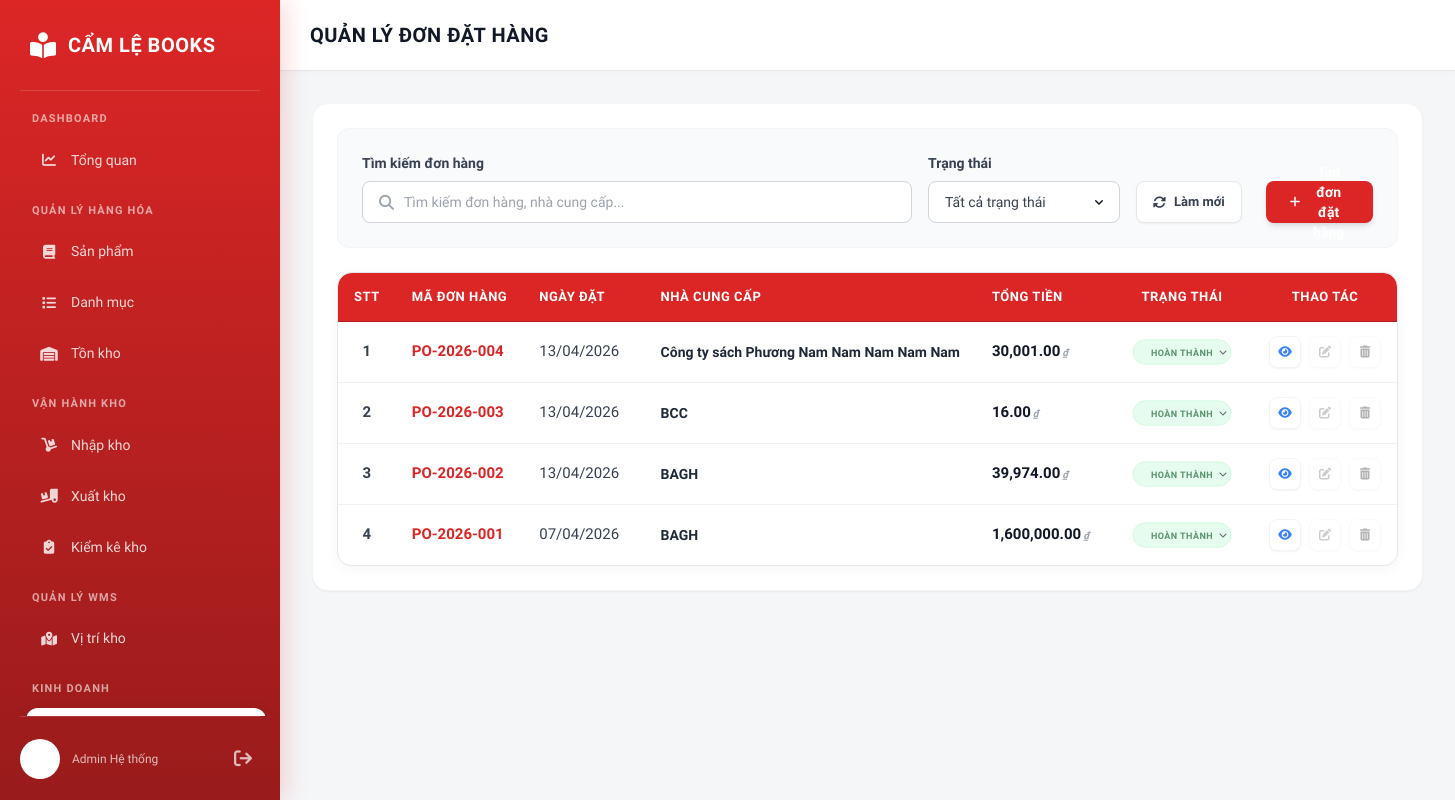
Before: /inventory/dathang/ with the older database file.
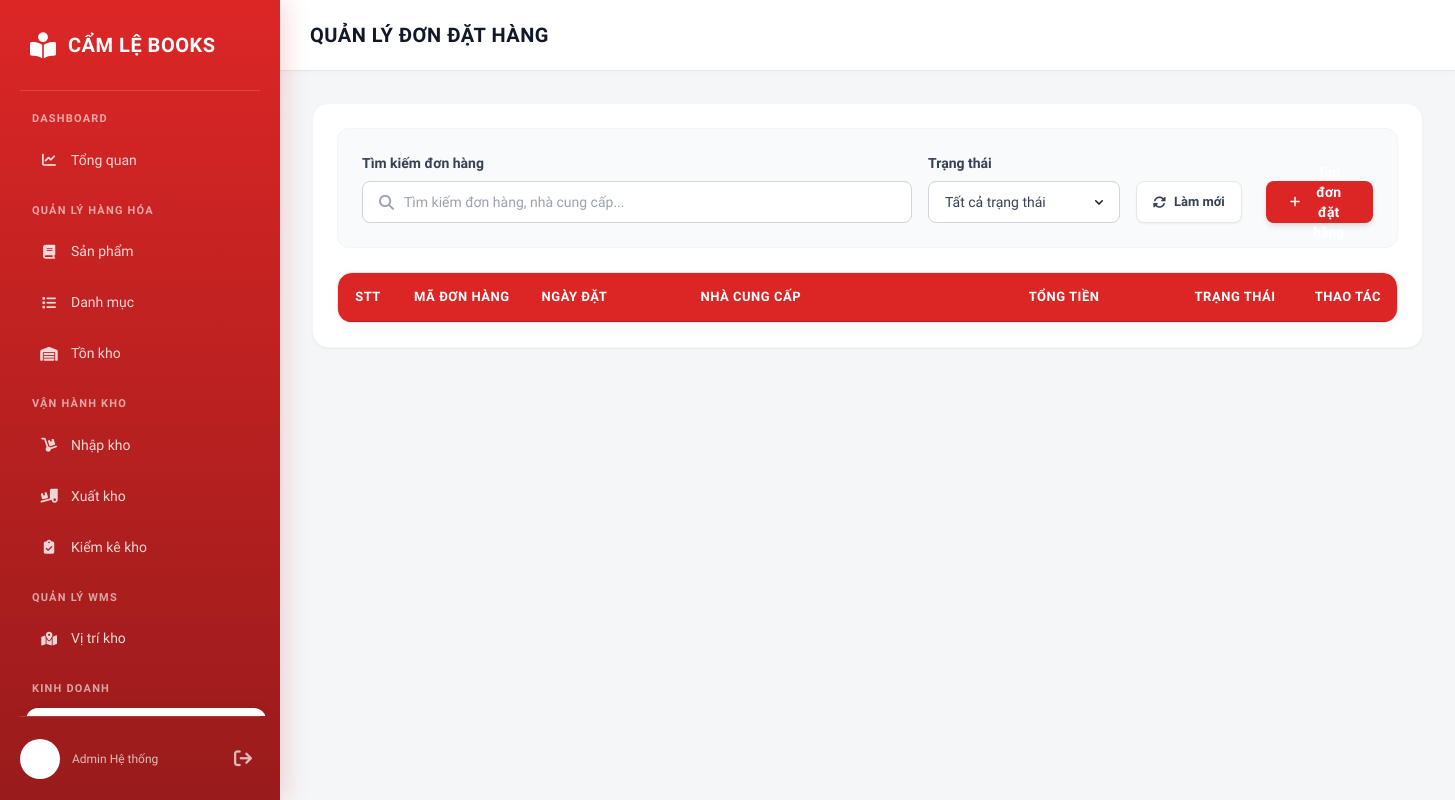
After: the same page with the newer database file.
### dathang/models.py (models this page shows)
class DonDatHang(models.Model):
    maDatHang = models.CharField(max_length=50, primary_key=True)
    ngayDatHang = models.DateTimeField(auto_now_add=True)
    nhaCungCap = models.ForeignKey('nhacungcap.NhaCungCap', on_delete=models.RESTRICT)
    trangThai = models.IntegerField()
    ghiChu = models.TextField(null=True, blank=True)
    nguoiLap = models.CharField(max_length=100, null=True, blank=True)
    class Meta:
        db_table = 'inventory_dondathang'

### nhacungcap/models.py (models this page shows, shortened)
class NhaCungCap(models.Model):
    maNCC = models.CharField(max_length=50, primary_key=True)
    tenNCC = models.CharField(max_length=255)
    soDienThoai = models.CharField(
        max_length=20,
        unique=True,
        error_messages={
            'unique': 'Số điện thoại này đã tồn tại trong hệ thống.'
        },
        validators=[
            RegexValidator(
                regex=r'^\+?[\d\s.-]{9,20}$',
                message="Số điện thoại không hợp lệ."
            )
        ]
    )
    email = models.EmailField(
        unique=True,
        error_messages={
            'invalid': 'Địa chỉ email không hợp lệ.',
            'unique': 'Email này đã tồn tại trong hệ thống.'
        }
    )
    diaChi = models.TextField()
    class Meta:
        db_table = 'inventory_nhacungcap'
        constraints = [
            models.UniqueConstraint(fields=['soDienThoai'], name='ncc_unique_soDienThoai_v2'),
            models.UniqueConstraint(fields=['email'], name='ncc_unique_email_v2'),
        ]

### dathang/views/don_hang.py (the view, shortened to what this page needs)
# urls.py: path('dathang/', don_hang.dathang, name='dathang'),
def dathang(request):
    purchase_orders = DonDatHang.objects.select_related('nhaCungCap').prefetch_related('dondathang_ct_set__sanPham__danhMuc').order_by('-ngayDatHang')
    for order in purchase_orders:
        order.total_amount = sum(ct.thanhTien for ct in order.dondathang_ct_set.all())
    suppliers = NhaCungCap.objects.all()
    products = SanPham.objects.select_related('danhMuc', 'nhaCungCap').all()
    return render(request, 'dathang/orders/danh_sach_don_hang.html', {
        'purchase_orders': purchase_orders,
        'suppliers': suppliers,
        'products': products,
    })

### dathang/templates/dathang/orders/danh_sach_don_hang.html (shortened to what the changed rows need)
{% load static %}
{% load humanize %}
<!DOCTYPE html>
<html lang="vi">
<head>
    <script src="https://cdn.tailwindcss.com"></script>
    <link rel="stylesheet" href="https://cdnjs.cloudflare.com/ajax/libs/font-awesome/6.4.0/css/all.min.css">
    <link rel="stylesheet" href="{% static 'css/0.0.style.css' %}">
</head>
<body>
    <main class="main-content">
        <div class="content-header">
            <h1>Quản lý Đơn đặt hàng</h1>
        </div>
        <div class="content-body px-8 py-8">
            <div id="orderListView" class="view-section active">
                <div class="bg-white rounded-2xl shadow-sm border border-gray-100 p-6">
                    <div class="table-wrapper data-table-wrapper">
                        <table class="w-full text-left border-collapse min-w-[900px]" id="orderTable">
                            <thead>
                                <tr class="bg-gray-50 border-y border-gray-200">
                                    <th class="w-stt">STT</th>
                                    <th class="w-code">Mã đơn hàng</th>
                                    <th class="w-date">Ngày đặt</th>
                                    <th class="w-supplier">Nhà cung cấp</th>
                                    <th class="w-price">Tổng tiền</th>
                                    <th class="w-status">Trạng thái</th>
                                    <th class="w-action">Thao tác</th>
                                </tr>
                            </thead>
                            <tbody id="orderTableBody" class="divide-y divide-gray-50">
                                {% for order in purchase_orders %}
                                <tr class="order-row hover:bg-gray-50/50 transition-colors group"
                                    data-status="{% if order.trangThai == 0 %}Chờ xác nhận{% elif order.trangThai == 1 %}Hoàn thành{% elif order.trangThai == 2 %}Đang giao{% else %}Đã hủy{% endif %}"
                                    data-date="{{ order.ngayDatHang|date:'Y-m-d' }}">
                                    <td class="w-stt font-bold">{{ forloop.counter }}</td>
                                    <td class="w-code">
                                        <div class="font-bold text-primary">{{ order.maDatHang }}</div>
                                    </td>
                                    <td class="w-date">{{ order.ngayDatHang|date:"d/m/Y" }}</td>
                                    <td class="w-supplier">
                                        <div class="font-bold text-gray-800 text-sm">{{ order.nhaCungCap.tenNCC }}</div>
                                    </td>
                                    <td class="w-price">
                                        <div class="font-bold text-gray-900">{{ order.total_amount|intcomma }}<span
                                                class="text-[10px] ml-0.5 text-gray-400 italic">₫</span></div>
                                    </td>
                                    <td class="w-status text-center">
                                        <div class="status-badge-wrapper">
                                            <select class="create-status-badge outline-none cursor-pointer
                                                {% if order.trangThai == 0 %}status-warning
                                                {% elif order.trangThai == 1 %}status-success
                                                {% elif order.trangThai == 2 %}status-info
                                                {% else %}status-danger{% endif %} border border-current scale-90 {% if order.trangThai == 1 or order.trangThai == 3 %}opacity-70 cursor-not-allowed{% endif %}"
                                                onchange="changeOrderStatus('{{ order.maDatHang }}', this.options[this.selectedIndex].text)"
                                                {% if order.trangThai == 1 or order.trangThai == 3 %}disabled{% endif %}>
                                                <option {% if order.trangThai == 1 %}selected{% endif %}
                                                    class="bg-white text-green-700">Hoàn thành</option>
                                            </select>
                                        </div>
                                    </td>
                                    <td class="w-action">
                                        <div class="flex items-center justify-center gap-2">
                                            <button onclick="openOrderDetail('{{ order.maDatHang }}')"
                                                class="w-8 h-8 flex items-center justify-center rounded-lg bg-white border border-gray-100 text-blue-500 hover:bg-blue-500 hover:text-white transition-all shadow-sm" title="Xem chi tiết">
                                                <i class="fas fa-eye text-xs"></i>
                                            </button>
                                            <button onclick="{% if order.trangThai == 0 %}openOrderForm('edit', '{{ order.maDatHang }}'){% else %}alert('Không thể chỉnh sửa đơn hàng đã được xử lý hoặc hủy!'){% endif %}"
                                                class="w-8 h-8 flex items-center justify-center rounded-lg bg-white border border-gray-100 text-green-500 hover:bg-green-500 hover:text-white transition-all shadow-sm {% if order.trangThai != 0 %}opacity-50 grayscale cursor-not-allowed{% endif %}" title="Chỉnh sửa">
                                                <i class="fas fa-edit text-xs"></i>
                                            </button>
                                            <button onclick="{% if order.trangThai == 0 %}deleteOrder('{{ order.maDatHang }}'){% else %}alert('Không thể xóa đơn hàng đã được xử lý hoặc hủy!'){% endif %}"
                                                class="w-8 h-8 flex items-center justify-center rounded-lg bg-white border border-gray-100 text-red-500 hover:bg-primary hover:text-white transition-all shadow-sm {% if order.trangThai != 0 %}opacity-50 grayscale cursor-not-allowed{% endif %}" title="Xóa">
                                                <i class="fas fa-trash-alt text-xs"></i>
                                            </button>
                                        </div>
                                    </td>
                                </tr>
                                {% endfor %}
                            </tbody>
                        </table>
                    </div>
                </div>
            </div>
        </div>
    </main>
</body>
</html>

Changed rows visible on the page:
removed DonDatHang: maDatHang "PO-2026-004", ngayDatHang "13/04/2026", nhaCungCap.tenNCC "Công ty sách Phương Nam Nam Nam Nam Nam", total_amount "30,001.00", trangThai+maDatHang "Hoàn thành"
removed DonDatHang: maDatHang "PO-2026-003", ngayDatHang "13/04/2026", nhaCungCap.tenNCC "BCC", total_amount "16.00", trangThai+maDatHang "Hoàn thành"
removed DonDatHang: maDatHang "PO-2026-002", ngayDatHang "13/04/2026", nhaCungCap.tenNCC "BAGH", total_amount "39,974.00", trangThai+maDatHang "Hoàn thành"
removed DonDatHang: maDatHang "PO-2026-001", ngayDatHang "07/04/2026", nhaCungCap.tenNCC "BAGH", total_amount "1,600,000.00", trangThai+maDatHang "Hoàn thành"
